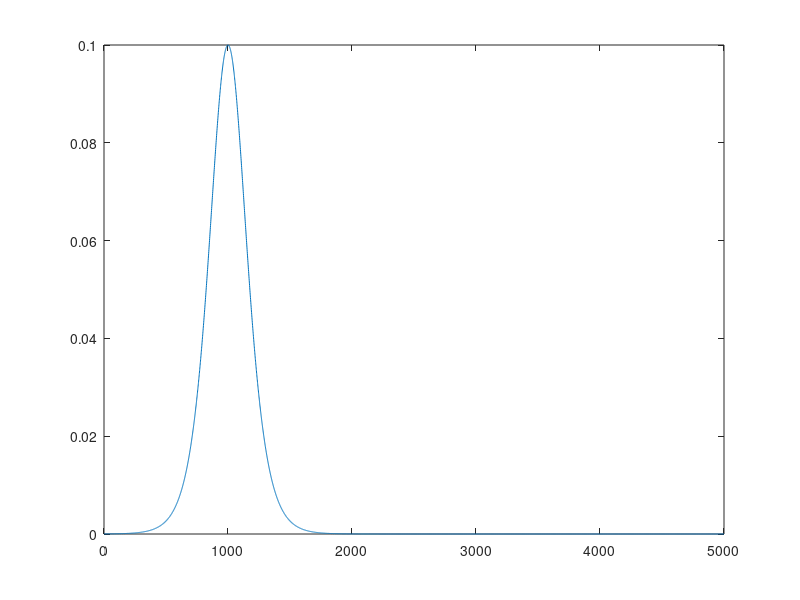

Write the MATLAB code that produced this figure.
clear
close all

ampl = 0.1;
x = 0.0:1.0:5000.0;
s = 0.005;
eta0 = ampl.*1./(cosh(s.*(x-1000)).^2);

plot(x,eta0,'-');








